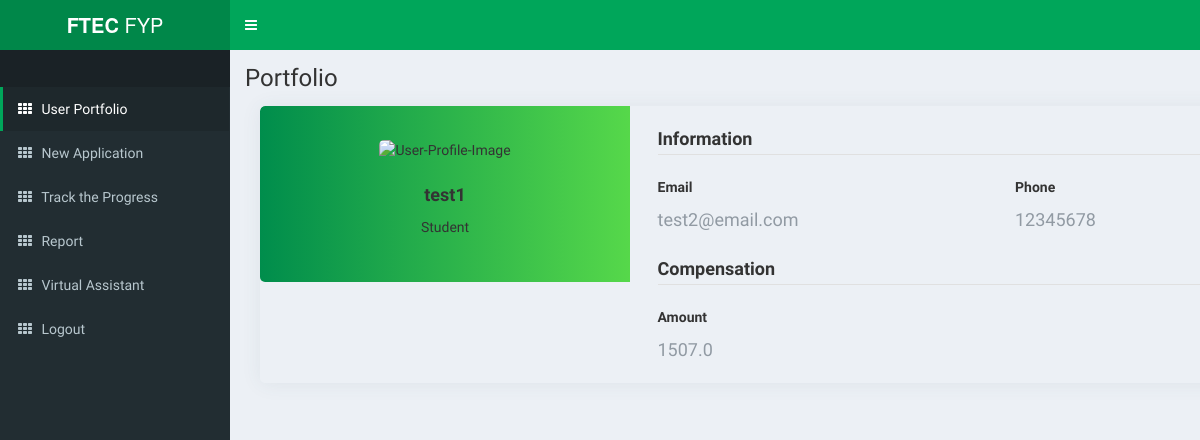
Page / (signed in) on the earlier database version.
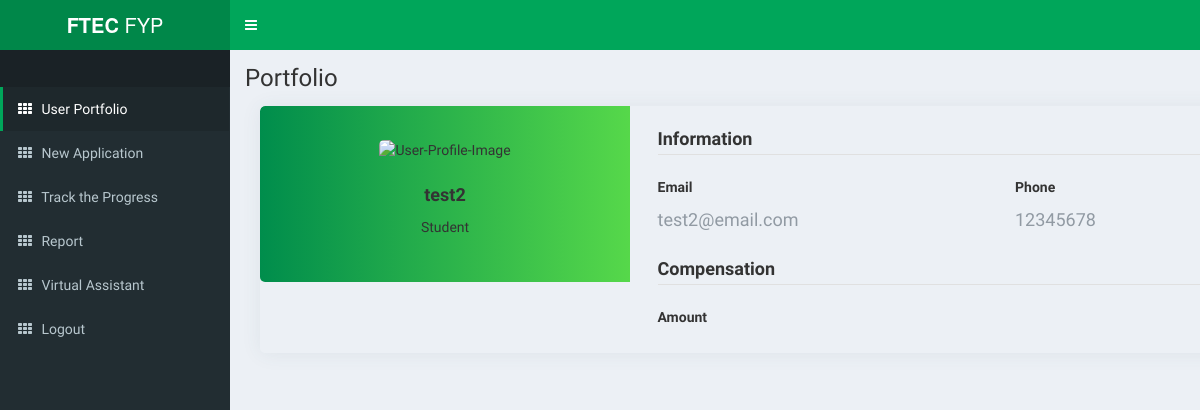
Same page on the later database version.
### models.py (models this page shows)
class User(UserMixin, db.Model):
    __tablename__ = "users"
    id = db.Column(
        db.Integer, primary_key=True
    )  # primary keys are required by SQLAlchemy
    email = db.Column(db.String(100), unique=True)
    password = db.Column(db.String(100))
    name = db.Column(db.String(1000))
    result = db.Column(db.Float(32))
    status = db.Column(db.String(1000))
    reason = db.Column(db.String(1000))

### main.py (the view)
@main.route("/")
@login_required
def profile():
    if current_user.result is None:
        current_user.result = 0
    amount = round(current_user.result, 2)
    return render_template(
        "profile.html",
        name=current_user.name,
        email=current_user.email,
        result=amount,
    )

### __init__.py (called while the page is built)
def create_app():
    app = Flask(__name__)
    migrate = Migrate(app, db, render_as_batch=True)
    app.config["SECRET_KEY"] = "dev"
    app.config.from_object(Config)
    db.init_app(app)
    @app.before_first_request
    def create_tables():
        db.create_all()
    login_manager = LoginManager()
    login_manager.login_view = "auth.login"
    login_manager.init_app(app)
    from .models import User
    @login_manager.user_loader
    def load_user(user_id):
        return User.query.get(int(user_id))
    from .auth import auth as auth_blueprint
    app.register_blueprint(auth_blueprint)
    from .main import main as main_blueprint
    app.register_blueprint(main_blueprint)
    return app

### templates/profile.html (shortened to what the changed rows need)
<!DOCTYPE html>
<html>
<head>
    <link href="static/bootstrap/css/bootstrap.min.css" rel="stylesheet" type="text/css" />
    <link href="https://maxcdn.bootstrapcdn.com/font-awesome/4.3.0/css/font-awesome.min.css" rel="stylesheet"
        type="text/css" />
    <link href="http://code.ionicframework.com/ionicons/2.0.0/css/ionicons.min.css" rel="stylesheet" type="text/css" />
    <link href="static/dist/css/AdminLTE.min.css" rel="stylesheet" type="text/css" />
    <link href="static/dist/css/skins/_all-skins.min.css" rel="stylesheet" type="text/css" />
</head>
<body class="skin-green">
    <div class="wrapper">
        <div class="content-wrapper">
            <section class="content-header">
                <h1>
                    Portfolio
                </h1>
            </section>
            <section class="content">
                <div class="page-content page-container" id="page-content">
                    <div class="padding">
                        <div class="row container d-flex justify-content-center">
                            <div class="col-xl-6 col-md-12">
                                <div class="card user-card-full">
                                    <div class="row m-l-0 m-r-0">
                                        <div class="col-sm-4 bg-c-lite-green user-profile">
                                            <div class="card-block text-center text-white">
                                                <div class="m-b-25"> <img
                                                        src="https://img.icons8.com/bubbles/100/000000/user.png"
                                                        class="img-radius" alt="User-Profile-Image"> </div>
                                                <h6 class="f-w-600">{{name}}</h6>
                                                <p>Student</p>
                                            </div>
                                        </div>
                                        <div class="col-sm-8">
                                            <div class="card-block">
                                                <div class="row">
                                                    <div class="col-sm-6">
                                                        <p class="m-b-10 f-w-600">Email</p>
                                                        <h6 class="text-muted f-w-400">{{email}}</h6>
                                                    </div>
                                                </div>
                                                <div class="row">
                                                    <div class="col-sm-6">
                                                        <p class="m-b-10 f-w-600">Amount</p>
                                                        <h6 class="text-muted f-w-400">
                                                            {%if result != 0%}
                                                            {{result}}
                                                            {%endif%}
                                                        </h6>
                                                    </div>
                                                </div>
                                            </div>
                                        </div>
                                    </div>
                                </div>
                            </div>
                        </div>
                    </div>
                </div>
            </section>
        </div>
    </div>
</body>
</html>

Differences in the rows shown:
changed User "test2@email.com": name "test1" → "test2"
Other differences:
{{ result }}: "1507.0" → (not shown)
